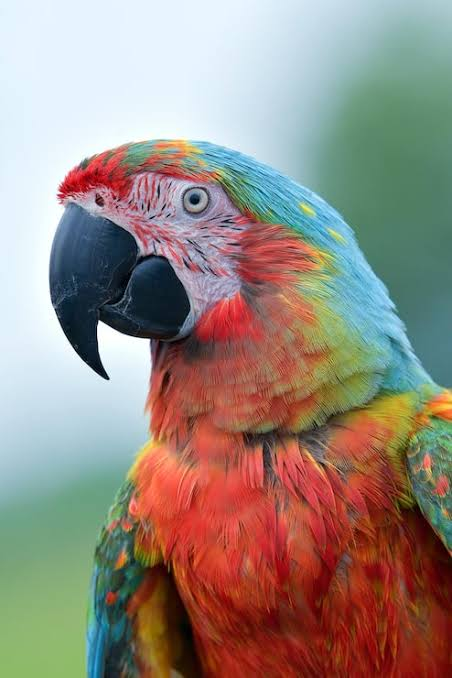
#> input picture images.jpg, 452 x 678 px, found by its file name
$ python prg4.py
#> lines starting #> are read from the running program, lines starting #| are printed output that depends on the picture; after the words box and inside, x2 and y2 are one past the last pixel; in counts of white or black regions, pixels touching at a corner belong together
import cv2
import numpy as np

img = cv2.imread(r"C:\Users\Bhoomika KM\Downloads\lab CV\images.jpg", 0)
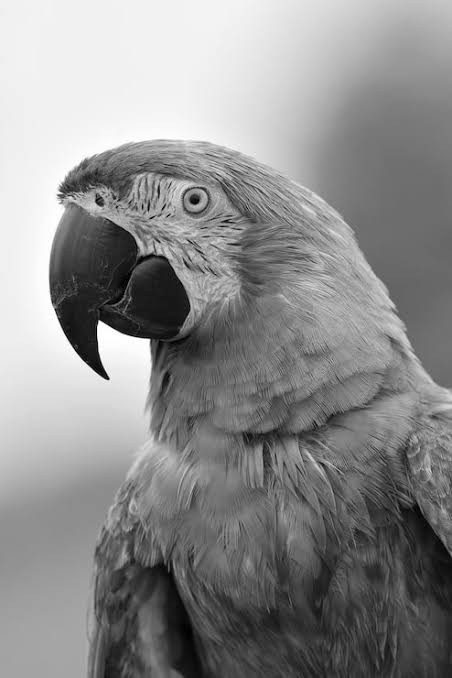
#> img: shape (678, 452); min 0, max 255, mean 141.2
f = np.fft.fftshift(np.fft.fft2(img))

r, c = img.shape
#> r = 678; c = 452
mask = np.zeros((r, c), np.uint8)
cv2.circle(mask, (c//2, r//2), 30, 1, -1)
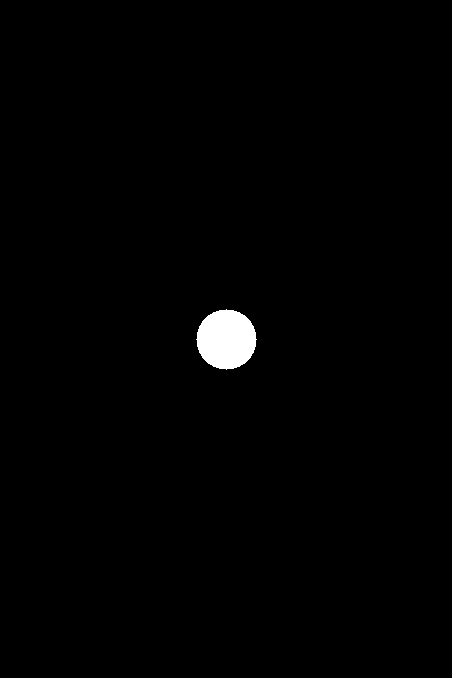
#> mask: shape (678, 452); values 0 (black) and 1 (white), 0.92% white; 1 white region, box (x1, y1, x2, y2) and area: (196, 309, 257, 370) 2821

low = np.abs(np.fft.ifft2(np.fft.ifftshift(f * mask)))
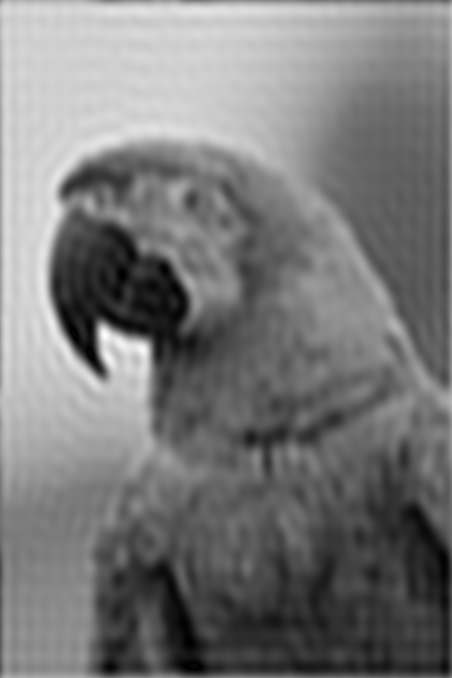
#> low: shape (678, 452) float64; min 0.00656, max 295.6, mean 141.2; drawn with min black and max white
high = np.abs(np.fft.ifft2(np.fft.ifftshift(f * (1 - mask))))
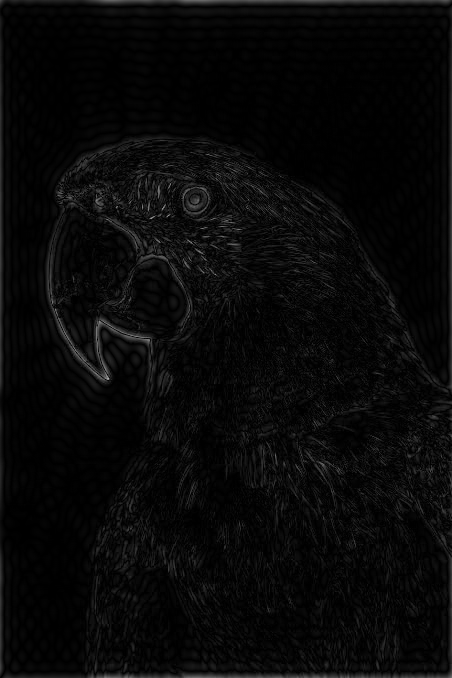
#> high: shape (678, 452) float64; min 2.09e-05, max 174.3, mean 8.9

cv2.imshow("Original", img)
cv2.imshow("Low Pass", np.uint8(np.clip(low, 0, 255)))
cv2.imshow("High Pass", np.uint8(np.clip(high, 0, 255)))
cv2.waitKey(0)
cv2.destroyAllWindows()
